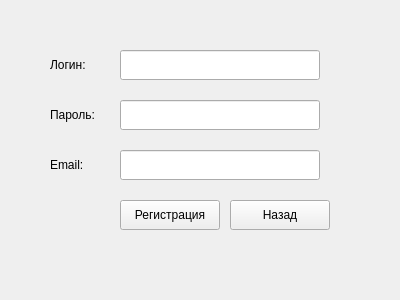
<?xml version="1.0" encoding="UTF-8"?>
<ui version="4.0">
 <class>RegisterForm</class>
 <widget class="QWidget" name="RegisterForm">
  <property name="geometry">
   <rect>
    <x>0</x>
    <y>0</y>
    <width>400</width>
    <height>300</height>
   </rect>
  </property>
  <property name="windowTitle">
   <string>Регистрация</string>
  </property>
  <widget class="QLabel" name="loginLabel">
   <property name="text">
    <string>Логин:</string>
   </property>
   <property name="geometry">
    <rect>
     <x>50</x>
     <y>50</y>
     <width>60</width>
     <height>30</height>
    </rect>
   </property>
  </widget>
  <widget class="QLineEdit" name="loginField">
   <property name="geometry">
    <rect>
     <x>120</x>
     <y>50</y>
     <width>200</width>
     <height>30</height>
    </rect>
   </property>
  </widget>
  <widget class="QLabel" name="passwordLabel">
   <property name="text">
    <string>Пароль:</string>
   </property>
   <property name="geometry">
    <rect>
     <x>50</x>
     <y>100</y>
     <width>60</width>
     <height>30</height>
    </rect>
   </property>
  </widget>
  <widget class="QLineEdit" name="passwordField">
   <property name="geometry">
    <rect>
     <x>120</x>
     <y>100</y>
     <width>200</width>
     <height>30</height>
    </rect>
   </property>
   <property name="echoMode">
    <enum>QLineEdit::Password</enum>
   </property>
  </widget>
  <widget class="QLabel" name="emailLabel">
   <property name="text">
    <string>Email:</string>
   </property>
   <property name="geometry">
    <rect>
     <x>50</x>
     <y>150</y>
     <width>60</width>
     <height>30</height>
    </rect>
   </property>
  </widget>
  <widget class="QLineEdit" name="emailField">
   <property name="geometry">
    <rect>
     <x>120</x>
     <y>150</y>
     <width>200</width>
     <height>30</height>
    </rect>
   </property>
  </widget>
  <widget class="QPushButton" name="registerButton">
   <property name="text">
    <string>Регистрация</string>
   </property>
   <property name="geometry">
    <rect>
     <x>120</x>
     <y>200</y>
     <width>100</width>
     <height>30</height>
    </rect>
   </property>
  </widget>
  <widget class="QPushButton" name="backButton">
   <property name="text">
    <string>Назад</string>
   </property>
   <property name="geometry">
    <rect>
     <x>230</x>
     <y>200</y>
     <width>100</width>
     <height>30</height>
    </rect>
   </property>
  </widget>
 </widget>
 <resources/>
 <connections/>
</ui>
